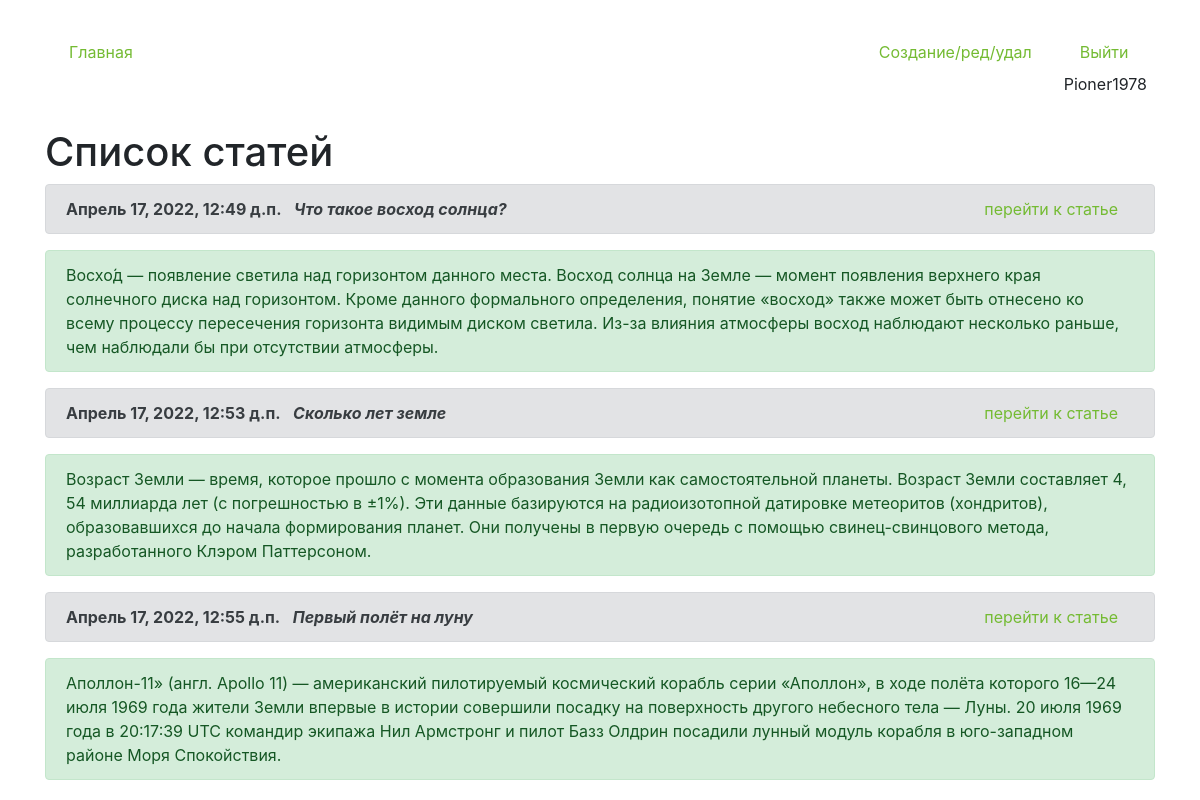
Screenshot of / (signed in) with the database file from the repository.
### core/models.py (models this page shows, shortened)
class Articles(models.Model):
    author = models.ForeignKey(User, on_delete = models.CASCADE, verbose_name='Владелец статьи', blank = True, null = True )
    create_date = models.DateTimeField(auto_now=True)
    name = models.CharField(max_length=200, verbose_name='Название')
    text = models.TextField(verbose_name='Текст')
    class Meta:
        verbose_name='Статью'
        verbose_name_plural='Статьи'

### core/views.py (the view)
# urls.py: path('', views.HomeListView.as_view(), name='home'),
class HomeListView(ListView):
    model = Articles
    template_name = 'index.html'
    context_object_name = 'list_articles'

### core/templates/index.html (shortened to what this page needs)
{% load static %}
<!doctype html>
<html lang="en">
    <link type="text/css" href="{% static 'css/styles.css' %}" rel="stylesheet">
<head>
    <link rel="stylesheet" href="https://cdn.jsdelivr.net/npm/bootstrap@4.6.1/dist/css/bootstrap.min.css"
>
</head>
<body>
<div class="container mt-4">
    <ul class="nav nav-pills">
            <li class="nav-item mr-auto p-2">
                {% url 'home' as url_home %}
                <a class="nav-link {% if url_home == request.path %}reactive{% endif %}" href="{{url_home}}">Главная</a>
            </li>
            <li class="nav-item mr p-2">
                {% url 'edit_page' as url_edit_page %}
                <a class="nav-link {% if url_edit_page == request.path %}reactive{% endif %}" href="{{url_edit_page}}">Создание/ред/удал</a>
            </li>
            {% if request.user.is_authenticated %}
            <li class="nav-item p-2">
                {% url 'logout_page' as url_logout_page %}
                <a class="nav-link btn-warning" href="{{url_logout_page}}">Выйти</a>
                {{request.user}}
            </li>
        {% endif %}
    </ul>
    {% block content %}
    <h1 class="mt-4">Список статей</h1>
    {% for i in list_articles %}
    <div class="alert alert-secondary" role="alert">
        <b>{{i.create_date}}</b>
        <span class="m-2 font-italic font-weight-bold">{{i.name}}</span>
        <span class="float-right mr-3"><a href="/detail/{{i.id}}">перейти к статье</a></span>
    </div>
    <div class="mb-3 alert alert-success" role="alert""><span>{{i.text|truncatechars:"500"}}</span></div>
    {% endfor %}
    {% endblock %}
</div>
</body>
</html>

### static/css/styles.css (style rules this page uses)
.reactive { color: #fff; background-color: #757675; }
a:link { color: #74bb33; }

### rows the page displays
Articles: create_date "Апрель 17, 2022, 12:49 д.п.", name "Что такое восход солнца?", text "Восхо́д — появление светила над горизонтом данного места. Восход солнца на Земле — момент появления верхнего края солнечного диска над горизонтом. Кроме данного формального определения, понятие «восход» также может быть отнесено ко всему процессу пересечения горизонта видимым диском светила. Из-за влияния атмосферы восход наблюдают несколько раньше, чем наблюдали бы при отсутствии атмосферы."
Articles: create_date "Апрель 17, 2022, 12:53 д.п.", name "Cколько лет земле", text "Возраст Земли — время, которое прошло с момента образования Земли как самостоятельной планеты. Возраст Земли составляет 4, 54 миллиарда лет (с погрешностью в ±1%). Эти данные базируются на радиоизотопной датировке метеоритов (хондритов), образовавшихся до начала формирования планет. Они получены в первую очередь с помощью свинец-свинцового метода, разработанного Клэром Паттерсоном."
Articles: create_date "Апрель 17, 2022, 12:55 д.п.", name "Первый полёт на луну", text "Аполлон-11» (англ. Apollo 11) — американский пилотируемый космический корабль серии «Аполлон», в ходе полёта которого 16—24 июля 1969 года жители Земли впервые в истории совершили посадку на поверхность другого небесного тела — Луны. 20 июля 1969 года в 20:17:39 UTC командир экипажа Нил Армстронг и пилот Базз Олдрин посадили лунный модуль корабля в юго-западном районе Моря Спокойствия."

### other values shown
{{ request.user }} "Pioner1978"
